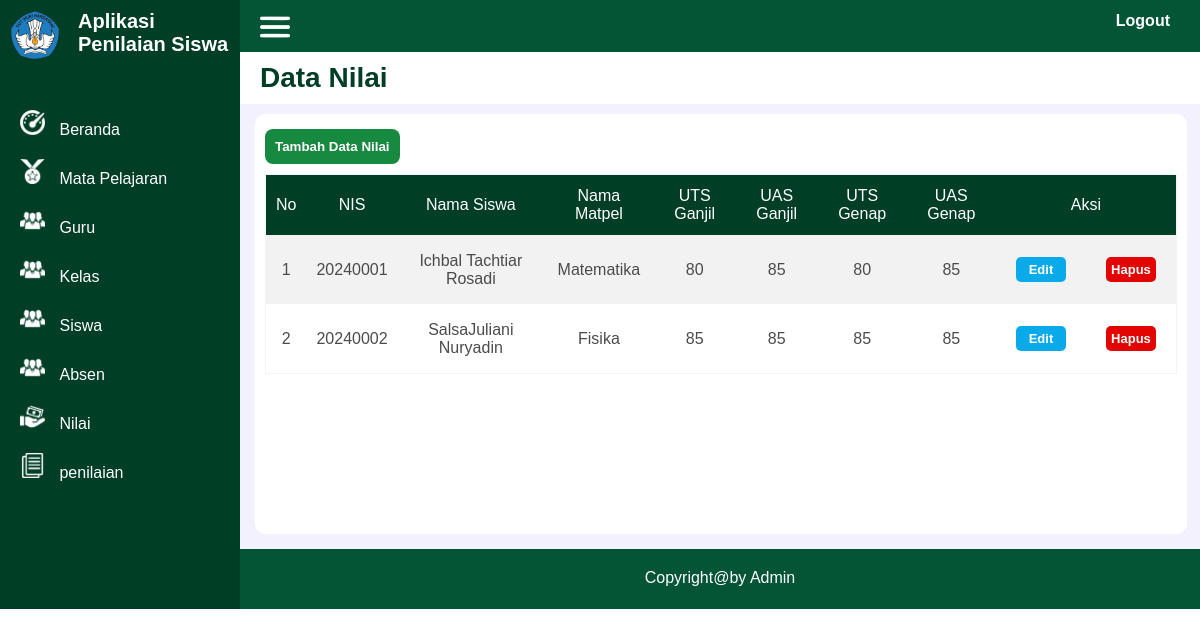
Screenshot of /admin/tampilan/data_nilai.php with the database file from the repository.
### tables this page shows
CREATE TABLE `nilai` (
  `kd_nilai` int(11) NOT NULL,
  `nis` int(11) NOT NULL,
  `nm_siswa` varchar(50) NOT NULL,
  `kd_matpel` varchar(15) NOT NULL,
  `nm_matpel` varchar(50) NOT NULL,
  `uts_sem_ganjil` int(11) NOT NULL,
  `uas_sem_ganjil` int(11) NOT NULL,
  `uts_sem_genap` int(11) NOT NULL,
  `uas_sem_genap` int(11) NOT NULL
);

### admin/tampilan/data_nilai.php (the view, shortened to what this page needs)
<!DOCTYPE html>
<html lang="en">
<head>
    <link rel="stylesheet" href="../../css/style.css">
</head>
<body>
    <div class="container">
        <div class="side-kiri">
            <div class="identitas">
                <div class="logo">
                    <img src="../../gambar/logo.png">
                </div>
                <div class="judul">
                Aplikasi Penilaian Siswa
                </div>
            </div>
            <div class="side-menu">
                <img src="../../gambar/dashboard.png">
                <a href="../beranda.php">Beranda</a>
            </div>
            <div class="side-menu">
                <img src="../../gambar/jabatan.png">
                <a href="data_matpel.php">Mata Pelajaran</a>
            </div>
            <div class="side-menu">
                <img src="../../gambar/pegawai.png">
                <a href="data_guru.php">Guru</a>
            </div>
            <div class="side-menu">
                <img src="../../gambar/pegawai.png">
                <a href="data_kelas.php">Kelas</a>
            </div>
            <div class="side-menu">
                <img src="../../gambar/pegawai.png">
                <a href="data_siswa.php">Siswa</a>
            </div>
            <div class="side-menu">
                <img src="../../gambar/pegawai.png">
                <a href="data_absen.php">Absen</a>
            </div>
            <div class="side-menu">
                <img src="../../gambar/gaji.png">
                <a href="data_nilai.php">Nilai</a>
            </div>
            <div class="side-menu">
                <img src="../../gambar/penilaian.png">
                <a href="penilaian.php">penilaian</a>
            </div>
        </div>
        <div class="side-kanan">
            <div class="kepala">
            <div class="kepala-garis"><img src="../../gambar/garis.png"></div>
                <div class="logout"><a href="../../logout.php">Logout</a></div>
            </div>
            <div class="judul-halaman">
                <h1>Data Nilai</h1>
            </div>
            <div class="halaman-data">
                <div class="tambah">
                <a href="../input/input_nilai.php"><button>Tambah Data Nilai</button></a>
                </div>
                <table class="tabel1">
                    <tr>
                    <th>No</th>
                    <th>NIS</th>
                    <th>Nama Siswa</th>
                    <th>Nama Matpel</th>
                    <th>UTS Ganjil</th>
                    <th>UAS Ganjil</th>
                    <th>UTS Genap</th>
                    <th>UAS Genap</th>
                    <th colspan="2">Aksi</th>
                    </tr>
                    <tr>
                    <?php
                        include '../../koneksi.php';
                        $no = 1;
                        $data = mysqli_query($koneksi,"select * from nilai");
                        while($row = mysqli_fetch_array($data)){
                    ?>
                        <td><?php echo $no++; ?></td>
                        <td><?php echo $row['nis']; ?></td>
                        <td><?php echo $row['nm_siswa']; ?></td>
                        <td><?php echo $row['nm_matpel']; ?></td>
                        <td><?php echo $row['uts_sem_ganjil']; ?></td>
                        <td><?php echo $row['uas_sem_ganjil']; ?></td>
                        <td><?php echo $row['uts_sem_genap']; ?></td>
                        <td><?php echo $row['uas_sem_genap']; ?></td>
                        <td>
                            <div class="aksi_edit">
                            <a href='../input/edit_nilai.php?kd_nilai=<?php echo $row['kd_nilai']; ?>'><button>Edit</button></a>
                            </div>
                        </td>
                        <td>
                        <div class="aksi_hapus">
                        <a href='delete_nilai.php?kd_nilai=<?php echo $row['kd_nilai']; ?>' onclick="return confirm('Apakah anda yakin hapus data ini?')"><button>Hapus</button></a>
                            </div>
                        </td>
                    </tr>
                    <?php
                    }
                    ?>
                </table>
            </div>
            <div class="kaki">
                Copyright@by Admin
            </div>
        </div>
    </div>
</body>
</html>

### css/style.css (style rules this page uses)
* { font-family: Arial, Helvetica, sans-serif; margin: 0; }
.container { width: 100%; height: auto; background-color: antiquewhite; display: flex; }
.side-kiri { width: 20%; min-height: 600px; background-color: rgb(0, 62, 38); }
.side-kanan { width: 80%; min-height: 600px; background-color: rgb(243, 241, 253); }
.identitas { display: flex; min-height: 40px; width: auto; margin-bottom: 40px; }
.logo { width: 20%; height: 40px; padding: 10px; }
.logo img { border-radius: 50%; width: 50px; height: 50px; }
.judul { width: 80%; height: 40px; padding: 10px; color: white; font-family: Helvetica; font-weight: bold; font-size: 20px; }
.side-menu { width: auto; border: 2px; color: aliceblue; padding: 10px 0px 10px 20px; align-items: center; }
.side-menu a { text-decoration: none; color: white; cursor: pointer; margin-left: 10px; }
.side-menu img { width: 25px; height: 25px; }
.kepala { width: auto; min-height: 40px; background-color: rgb(3, 85, 53); padding: 12px 30px 0px 0px; display: flex; }
.kepala-garis { width: 10%; height: 30px; }
.kepala-garis img { width: 30px; height: 30px; margin-left: 20px; }
.logout { width: 90%; height: 30px; text-align: right; }
.logout a { margin-top:20px; color: #fff; font-weight: bold; text-decoration: none; }
.judul-halaman { width: auto; min-height: 40px; text-align: right; background-color: #fff; display: flex; }
h1 { text-align: left; font-size: 28px; font-weight: bold; color: rgb(0, 62, 38); padding: 10px; margin-left: 10px; }
.tambah button { width: auto; height: 35px; border: none; margin: 5px 0px 10px 0px; background-color: rgb(24, 137, 65); cursor: pointer; color: #fff; padding: 10px; font-weight: bold; border-radius: 8px; }
button { width: 150px; height: 35px; border: none; margin: 10px; background-color: rgb(209, 17, 17); cursor: pointer; color: #fff; padding: 10px; font-weight: bold; }
.aksi_edit button { width: 50px; height: 25px; border: none; background-color: rgb(9, 170, 234); cursor: pointer; color: #fff; padding: 5px; font-size: 13px; border-radius: 5px; }
.aksi_hapus button { width: 50px; height: 25px; border: none; background-color: rgb(226, 5, 1); cursor: pointer; color: #fff; padding: 5px; font-size: 13px; border-radius: 5px; }
.halaman-data { width: 95%; min-height: 400px; background-color: #fff; padding: 10px; border-radius: 10px; margin: 10px 0px 0px 15px; }
.tabel1 { font-family: sans-serif; color: #4c4a4a; border-collapse: collapse; width: 100%; border: 1px solid #f2f5f7; }
.tabel1 tr th { background: rgb(0, 62, 38); color: #fff; font-weight: normal; }
.tabel1 , th, td { padding: 12px 10px; text-align: center; }
.tabel1 tr:nth-child(even) { background-color: #f2f2f2; }
.kaki { width: auto; min-height: 20px; background-color: rgb(3, 85, 53); padding: 20px; color: #fff; font-size: 16px; text-align: center; margin-top: 15px; }

### rows the page displays
nilai: nis "20240001", nm_siswa "Ichbal Tachtiar Rosadi", nm_matpel "Matematika", uts_sem_ganjil "80", uas_sem_ganjil "85", uts_sem_genap "80", uas_sem_genap "85"
nilai: nis "20240002", nm_siswa "SalsaJuliani Nuryadin", nm_matpel "Fisika", uts_sem_ganjil "85", uas_sem_ganjil "85", uts_sem_genap "85", uas_sem_genap "85"
